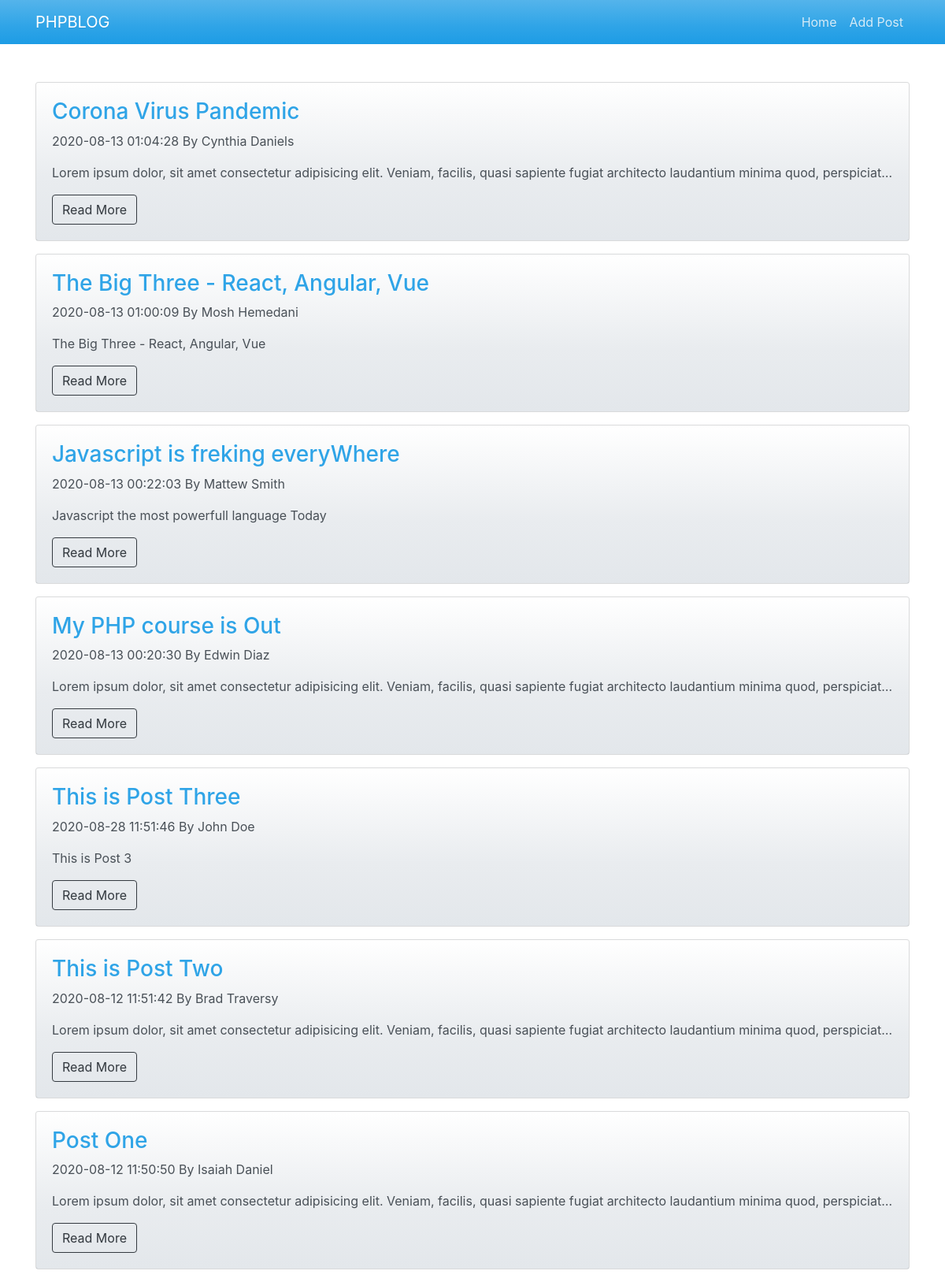
The page / on the database its author committed.
### tables this page shows
CREATE TABLE `posts` (
  `id` int(11) NOT NULL,
  `title` varchar(255) NOT NULL,
  `body` varchar(255) NOT NULL,
  `author` varchar(255) NOT NULL,
  `created_at` timestamp NOT NULL DEFAULT current_timestamp()
);

### index.php (the view)
<?php include 'includes/header.php' ?>
    <section class="container mt-5">
        <?php
            $query = mysqli_query($db, "SELECT * FROM posts ORDER BY id DESC");
            while ($row = mysqli_fetch_assoc($query)) {
                $post_id = $row['id'];
                $post_title = $row['title'];
                $post_body = $row['body'];
                $post_author = $row['author'];
                $created_at = $row['created_at'];
        ?>
            <div class="card bg-light mb-3">
                <div class="card-body">
                    <h3><?php echo $post_title; ?></h3>
                    <p><?php echo $created_at; ?> By <?php echo $post_author ?></p>
                    <p class="text-truncate"><?php echo $post_body; ?></p>
                    <a href="post.php?id=<?php echo $post_id ?>" class="btn btn-outline-dark">Read More</a>
                </div>
            </div>
        <?php } ?>
    </section>
<?php include 'includes/footer.php' ?>

### includes/header.php (shortened to what this page needs)
<!DOCTYPE html>
<html lang="en">
<head>
    <link rel="stylesheet" href="css/bootstrap.min.css">
</head>
<body>
    <navbar class="navbar navbar-expand-sm navbar-dark bg-primary">
        <div class="container">
            <a href="index.php" class="navbar-brand">PHPBLOG</a>
            <div class="collapse navbar-collapse" id="navbarCollapse">
                <ul class="navbar-nav ml-auto">
                    <li class="nav-item">
                        <a href="index.php" class="nav-link">Home</a>
                    </li>
                    <li class="nav-item">
                        <a href="addpost.php" class="nav-link">Add Post</a>
                    </li>
                </ul>
            </div>
        </div>
    </navbar>

### includes/footer.php (shortened to what this page needs)
</body>
</html>

### rows shown on the page
posts: title "Corona Virus Pandemic", created_at "2020-08-13 01:04:28", author "Cynthia Daniels", body "Lorem ipsum dolor, sit amet consectetur adipisicing elit. Veniam, facilis, quasi sapiente fugiat architecto laudantium minima quod, perspiciat…"
posts: title "The Big Three - React, Angular, Vue", created_at "2020-08-13 01:00:09", author "Mosh Hemedani", body "The Big Three - React, Angular, Vue"
posts: title "Javascript is freking everyWhere", created_at "2020-08-13 00:22:03", author "Mattew Smith", body "Javascript the most powerfull language Today"
posts: title "My PHP course is Out", created_at "2020-08-13 00:20:30", author "Edwin Diaz", body "Lorem ipsum dolor, sit amet consectetur adipisicing elit. Veniam, facilis, quasi sapiente fugiat architecto laudantium minima quod, perspiciat…"
posts: title "This is Post Three", created_at "2020-08-28 11:51:46", author "John Doe", body "This is Post 3"
posts: title "This is Post Two", created_at "2020-08-12 11:51:42", author "Brad Traversy", body "Lorem ipsum dolor, sit amet consectetur adipisicing elit. Veniam, facilis, quasi sapiente fugiat architecto laudantium minima quod, perspiciat…"
posts: title "Post One", created_at "2020-08-12 11:50:50", author "Isaiah Daniel", body "Lorem ipsum dolor, sit amet consectetur adipisicing elit. Veniam, facilis, quasi sapiente fugiat architecto laudantium minima quod, perspiciat…"
